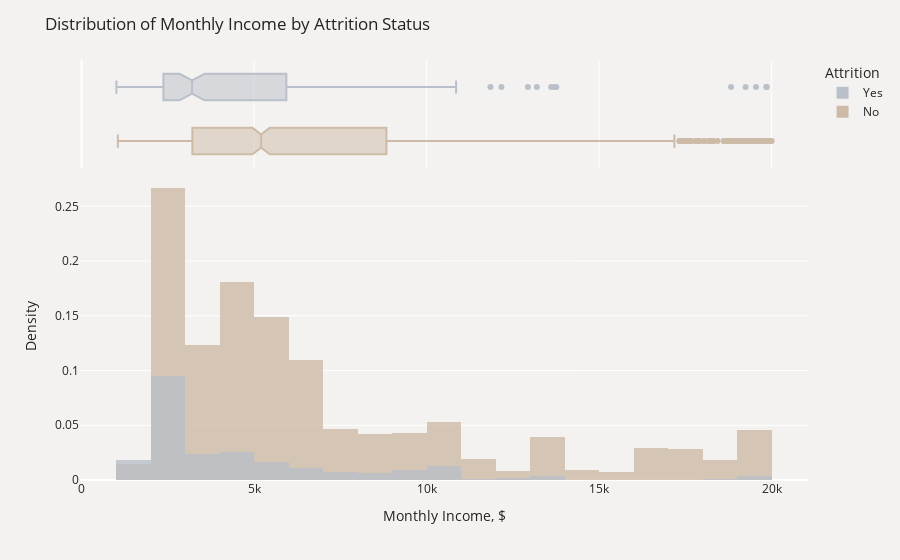

The cell this chart's notebook holds for it:
### Code cell
plot_df=data.sort_values(by="Attrition")
fig=px.histogram(plot_df, x='MonthlyIncome', color='Attrition', 
                 opacity=0.8, histnorm='density', barmode='overlay', marginal='box',
                 color_discrete_map={'Yes': '#B9C0C9','No': '#CDBBA7'})
fig.update_layout(title_text='Distribution of Monthly Income by Attrition Status',
                  xaxis_title='Monthly Income, $', yaxis_title='Density',font_color='#28221D',
                  paper_bgcolor='#F4F2F0', plot_bgcolor='#F4F2F0', legend_traceorder='reversed')
fig.show()

### Figure 1 — Plotly figure (JSON) as saved in the notebook; plotly's stock layout.template omitted (floating-point values rounded to 4 significant figures; data arrays with more than 128 entries replaced by an {"elided": "..."} marker saying what was removed)
{"data": [{"alignmentgroup": "True", "bingroup": "x", "histnorm": "density", "hovertemplate": "Attrition=No<br>MonthlyIncome=%{x}<br>density=%{y}<extra></extra>", "legendgroup": "No", "marker": {"color": "#CDBBA7", "opacity": 0.8, "pattern": {"shape": ""}}, "name": "No", "offsetgroup": "No", "orientation": "v", "showlegend": true, "type": "histogram", "x": {"elided": "1233 int values"}, "xaxis": "x", "yaxis": "y"}, {"alignmentgroup": "True", "hovertemplate": "Attrition=No<br>MonthlyIncome=%{x}<extra></extra>", "legendgroup": "No", "marker": {"color": "#CDBBA7"}, "name": "No", "notched": true, "offsetgroup": "No", "showlegend": false, "type": "box", "x": {"elided": "1233 int values"}, "xaxis": "x2", "yaxis": "y2"}, {"alignmentgroup": "True", "bingroup": "x", "histnorm": "density", "hovertemplate": "Attrition=Yes<br>MonthlyIncome=%{x}<br>density=%{y}<extra></extra>", "legendgroup": "Yes", "marker": {"color": "#B9C0C9", "opacity": 0.8, "pattern": {"shape": ""}}, "name": "Yes", "offsetgroup": "Yes", "orientation": "v", "showlegend": true, "type": "histogram", "x": {"elided": "237 int values"}, "xaxis": "x", "yaxis": "y"}, {"alignmentgroup": "True", "hovertemplate": "Attrition=Yes<br>MonthlyIncome=%{x}<extra></extra>", "legendgroup": "Yes", "marker": {"color": "#B9C0C9"}, "name": "Yes", "notched": true, "offsetgroup": "Yes", "showlegend": false, "type": "box", "x": {"elided": "237 int values"}, "xaxis": "x2", "yaxis": "y2"}], "layout": {"barmode": "overlay", "font": {"color": "#28221D"}, "legend": {"title": {"text": "Attrition"}, "tracegroupgap": 0, "traceorder": "reversed"}, "margin": {"t": 60}, "paper_bgcolor": "#F4F2F0", "plot_bgcolor": "#F4F2F0", "title": {"text": "Distribution of Monthly Income by Attrition Status"}, "xaxis": {"anchor": "y", "domain": [0, 1], "title": {"text": "Monthly Income, $"}}, "xaxis2": {"anchor": "y2", "domain": [0, 1], "matches": "x", "showgrid": true, "showticklabels": false}, "yaxis": {"anchor": "x", "domain": [0, 0.7326], "title": {"text": "Density"}}, "yaxis2": {"anchor": "x2", "domain": [0.7426, 1], "matches": "y2", "showgrid": false, "showline": false, "showticklabels": false, "ticks": ""}}}
